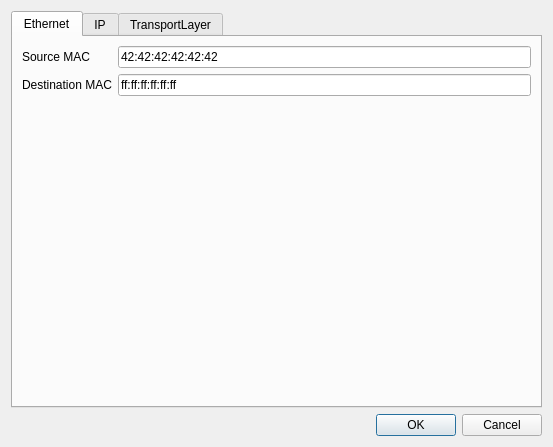
<?xml version="1.0" encoding="UTF-8"?>
<ui version="4.0">
 <class>Dialog</class>
 <widget class="QDialog" name="Dialog">
  <property name="geometry">
   <rect>
    <x>0</x>
    <y>0</y>
    <width>553</width>
    <height>447</height>
   </rect>
  </property>
  <property name="sizePolicy">
   <sizepolicy hsizetype="Preferred" vsizetype="Preferred">
    <horstretch>0</horstretch>
    <verstretch>0</verstretch>
   </sizepolicy>
  </property>
  <property name="contextMenuPolicy">
   <enum>Qt::PreventContextMenu</enum>
  </property>
  <property name="windowTitle">
   <string>Packet forging</string>
  </property>
  <layout class="QVBoxLayout" name="verticalLayout_3">
   <item>
    <widget class="QTabWidget" name="tabWidget">
     <property name="currentIndex">
      <number>0</number>
     </property>
     <widget class="QWidget" name="tab_eth">
      <property name="contextMenuPolicy">
       <enum>Qt::NoContextMenu</enum>
      </property>
      <attribute name="title">
       <string>Ethernet</string>
      </attribute>
      <layout class="QGridLayout" name="gridLayout">
       <item row="0" column="0">
        <layout class="QFormLayout" name="formLayout">
         <property name="fieldGrowthPolicy">
          <enum>QFormLayout::AllNonFixedFieldsGrow</enum>
         </property>
         <item row="0" column="0">
          <widget class="QLabel" name="label_source_mac">
           <property name="text">
            <string>Source MAC</string>
           </property>
          </widget>
         </item>
         <item row="0" column="1">
          <widget class="QLineEdit" name="line_edit_source_mac">
           <property name="text">
            <string>42:42:42:42:42:42</string>
           </property>
           <property name="maxLength">
            <number>17</number>
           </property>
          </widget>
         </item>
         <item row="1" column="0">
          <widget class="QLabel" name="label_destination_mac">
           <property name="text">
            <string>Destination MAC</string>
           </property>
          </widget>
         </item>
         <item row="1" column="1">
          <widget class="QLineEdit" name="line_edit_destination_mac">
           <property name="text">
            <string>ff:ff:ff:ff:ff:ff</string>
           </property>
           <property name="maxLength">
            <number>17</number>
           </property>
          </widget>
         </item>
        </layout>
       </item>
      </layout>
     </widget>
     <widget class="QWidget" name="tab_ip">
      <attribute name="title">
       <string>IP</string>
      </attribute>
      <layout class="QGridLayout" name="gridLayout_2">
       <item row="0" column="0">
        <layout class="QFormLayout" name="formLayout_2">
         <item row="0" column="0">
          <widget class="QLabel" name="label_source_ip">
           <property name="text">
            <string>Source IP</string>
           </property>
          </widget>
         </item>
         <item row="0" column="1">
          <widget class="QLineEdit" name="line_edit_source_ip">
           <property name="text">
            <string>216.58.211.227</string>
           </property>
           <property name="maxLength">
            <number>15</number>
           </property>
          </widget>
         </item>
         <item row="1" column="0">
          <widget class="QLabel" name="label_destination_ip">
           <property name="text">
            <string>Destination IP</string>
           </property>
          </widget>
         </item>
         <item row="1" column="1">
          <widget class="QLineEdit" name="line_edit_destination_ip">
           <property name="text">
            <string>216.58.211.238</string>
           </property>
           <property name="maxLength">
            <number>15</number>
           </property>
          </widget>
         </item>
         <item row="2" column="0">
          <widget class="QLabel" name="label_ttl">
           <property name="text">
            <string>TTL</string>
           </property>
          </widget>
         </item>
         <item row="2" column="1">
          <widget class="QSpinBox" name="spin_box_ttl">
           <property name="minimum">
            <number>1</number>
           </property>
           <property name="maximum">
            <number>255</number>
           </property>
           <property name="value">
            <number>64</number>
           </property>
          </widget>
         </item>
        </layout>
       </item>
      </layout>
     </widget>
     <widget class="QWidget" name="tab_transport_layer">
      <attribute name="title">
       <string>TransportLayer</string>
      </attribute>
      <layout class="QGridLayout" name="gridLayout_3">
       <item row="0" column="0">
        <layout class="QVBoxLayout" name="verticalLayout">
         <item>
          <widget class="QComboBox" name="combo_box_transport">
           <item>
            <property name="text">
             <string>TCP</string>
            </property>
           </item>
           <item>
            <property name="text">
             <string>ICMP</string>
            </property>
           </item>
           <item>
            <property name="text">
             <string>UDP</string>
            </property>
           </item>
          </widget>
         </item>
         <item>
          <widget class="QStackedWidget" name="stacked_widget_transport">
           <property name="currentIndex">
            <number>0</number>
           </property>
           <widget class="QWidget" name="page_tcp">
            <layout class="QGridLayout" name="gridLayout_5">
             <item row="0" column="0">
              <layout class="QFormLayout" name="formLayout_4">
               <item row="0" column="0">
                <widget class="QLabel" name="label_tcp_source_port">
                 <property name="text">
                  <string>Source port</string>
                 </property>
                </widget>
               </item>
               <item row="0" column="1">
                <widget class="QSpinBox" name="spin_box_tcp_source_port">
                 <property name="minimum">
                  <number>1</number>
                 </property>
                 <property name="maximum">
                  <number>65535</number>
                 </property>
                 <property name="value">
                  <number>8000</number>
                 </property>
                </widget>
               </item>
               <item row="1" column="0">
                <widget class="QLabel" name="label_tcp_destination_port">
                 <property name="text">
                  <string>Destination port</string>
                 </property>
                </widget>
               </item>
               <item row="1" column="1">
                <widget class="QSpinBox" name="spin_box_tcp_destination_port">
                 <property name="minimum">
                  <number>1</number>
                 </property>
                 <property name="maximum">
                  <number>65535</number>
                 </property>
                 <property name="value">
                  <number>8000</number>
                 </property>
                </widget>
               </item>
               <item row="2" column="0">
                <widget class="QLabel" name="label_tcp_sequence">
                 <property name="text">
                  <string>Sequence number</string>
                 </property>
                </widget>
               </item>
               <item row="2" column="1">
                <widget class="QSpinBox" name="spin_box_tcp_sequence">
                 <property name="maximum">
                  <number>2147483647</number>
                 </property>
                 <property name="value">
                  <number>420</number>
                 </property>
                </widget>
               </item>
               <item row="3" column="0">
                <widget class="QLabel" name="label_tcp_acknowledgement">
                 <property name="text">
                  <string>Acknowlegement</string>
                 </property>
                </widget>
               </item>
               <item row="3" column="1">
                <widget class="QSpinBox" name="spin_box_tcp_acknowledgement">
                 <property name="maximum">
                  <number>2147483647</number>
                 </property>
                </widget>
               </item>
               <item row="4" column="0">
                <widget class="QLabel" name="label_tcp_data">
                 <property name="text">
                  <string>Data</string>
                 </property>
                </widget>
               </item>
               <item row="4" column="1">
                <widget class="QLineEdit" name="line_edit_tcp_data">
                 <property name="maxLength">
                  <number>512</number>
                 </property>
                 <property name="frame">
                  <bool>true</bool>
                 </property>
                </widget>
               </item>
              </layout>
             </item>
            </layout>
           </widget>
           <widget class="QWidget" name="page_icmp">
            <layout class="QGridLayout" name="gridLayout_6">
             <item row="0" column="0">
              <layout class="QFormLayout" name="formLayout_5">
               <item row="0" column="0">
                <widget class="QLabel" name="label_icmp_type">
                 <property name="text">
                  <string>Type</string>
                 </property>
                </widget>
               </item>
               <item row="1" column="0">
                <widget class="QLabel" name="label_icmp_code">
                 <property name="text">
                  <string>Code</string>
                 </property>
                </widget>
               </item>
               <item row="2" column="0">
                <widget class="QLabel" name="label_icmp_data">
                 <property name="text">
                  <string>Data</string>
                 </property>
                </widget>
               </item>
               <item row="0" column="1">
                <widget class="QSpinBox" name="spin_box_icmp_type">
                 <property name="maximum">
                  <number>18</number>
                 </property>
                 <property name="value">
                  <number>8</number>
                 </property>
                </widget>
               </item>
               <item row="1" column="1">
                <widget class="QSpinBox" name="spin_box_icmp_code">
                 <property name="maximum">
                  <number>15</number>
                 </property>
                 <property name="value">
                  <number>0</number>
                 </property>
                </widget>
               </item>
               <item row="2" column="1">
                <widget class="QLineEdit" name="line_edit_icmp_data">
                 <property name="maxLength">
                  <number>512</number>
                 </property>
                </widget>
               </item>
              </layout>
             </item>
            </layout>
           </widget>
           <widget class="QWidget" name="page_udp">
            <layout class="QGridLayout" name="gridLayout_4">
             <item row="0" column="0">
              <layout class="QFormLayout" name="formLayout_3">
               <item row="0" column="0">
                <widget class="QLabel" name="label_udp_source_port">
                 <property name="text">
                  <string>Source port</string>
                 </property>
                </widget>
               </item>
               <item row="0" column="1">
                <widget class="QSpinBox" name="spin_box_udp_source_port">
                 <property name="minimum">
                  <number>1</number>
                 </property>
                 <property name="maximum">
                  <number>65535</number>
                 </property>
                 <property name="value">
                  <number>8000</number>
                 </property>
                </widget>
               </item>
               <item row="1" column="0">
                <widget class="QLabel" name="label_udp_destination_port">
                 <property name="text">
                  <string>Destination port</string>
                 </property>
                </widget>
               </item>
               <item row="1" column="1">
                <widget class="QSpinBox" name="spin_box_udp_destination_port">
                 <property name="minimum">
                  <number>1</number>
                 </property>
                 <property name="maximum">
                  <number>65535</number>
                 </property>
                 <property name="value">
                  <number>8000</number>
                 </property>
                </widget>
               </item>
               <item row="2" column="0">
                <widget class="QLabel" name="label_udp_data">
                 <property name="text">
                  <string>Data</string>
                 </property>
                </widget>
               </item>
               <item row="2" column="1">
                <widget class="QLineEdit" name="line_edit_udp_data">
                 <property name="maxLength">
                  <number>512</number>
                 </property>
                </widget>
               </item>
              </layout>
             </item>
            </layout>
           </widget>
          </widget>
         </item>
        </layout>
       </item>
      </layout>
     </widget>
    </widget>
   </item>
   <item>
    <widget class="QDialogButtonBox" name="buttonBox">
     <property name="orientation">
      <enum>Qt::Horizontal</enum>
     </property>
     <property name="standardButtons">
      <set>QDialogButtonBox::Cancel|QDialogButtonBox::Ok</set>
     </property>
    </widget>
   </item>
  </layout>
 </widget>
 <resources/>
 <connections>
  <connection>
   <sender>buttonBox</sender>
   <signal>accepted()</signal>
   <receiver>Dialog</receiver>
   <slot>accept()</slot>
   <hints>
    <hint type="sourcelabel">
     <x>248</x>
     <y>254</y>
    </hint>
    <hint type="destinationlabel">
     <x>157</x>
     <y>274</y>
    </hint>
   </hints>
  </connection>
  <connection>
   <sender>buttonBox</sender>
   <signal>rejected()</signal>
   <receiver>Dialog</receiver>
   <slot>reject()</slot>
   <hints>
    <hint type="sourcelabel">
     <x>316</x>
     <y>260</y>
    </hint>
    <hint type="destinationlabel">
     <x>286</x>
     <y>274</y>
    </hint>
   </hints>
  </connection>
 </connections>
</ui>
